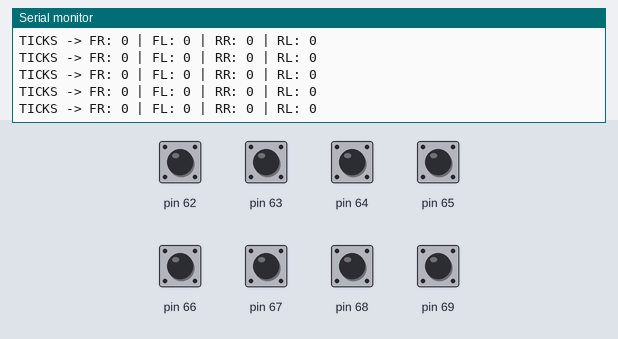
Recording of a sketch running on a simulated Arduino Mega 2560, built with avr-gcc and run on an emulated ATmega2560. On the bench: the last lines printed to the serial monitor. Inputs (shaded band) come from the test bench; at power-on: pin 62–69 HIGH.

Above: at 1.2 s.
1.3 s: pin 62 pulled LOW for 0.15 s
At 1.48 s:
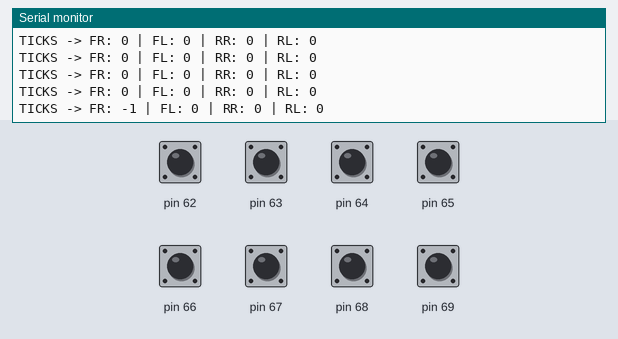
2.9 s: pin 63 pulled LOW for 0.15 s
At 3.13 s:
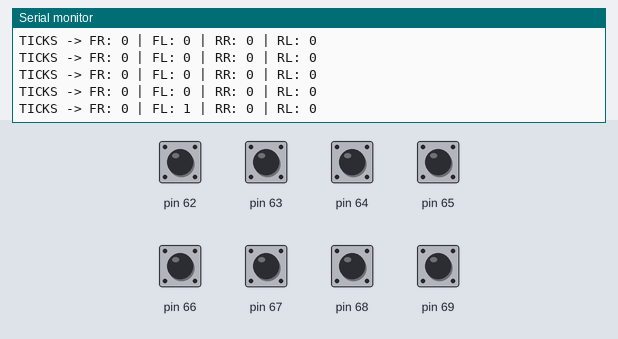
4.5 s: pin 64 pulled LOW for 0.15 s
At 4.63 s:
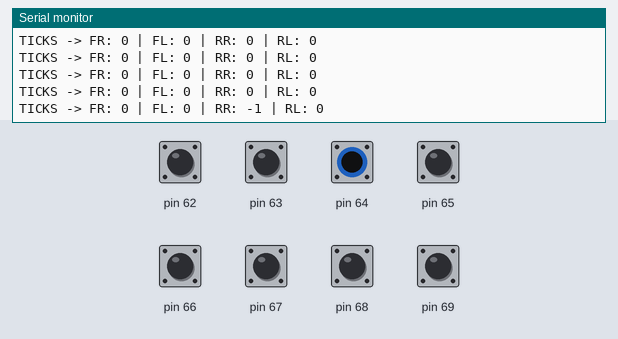
6.1 s: pin 65 pulled LOW for 0.15 s
At 6.28 s:
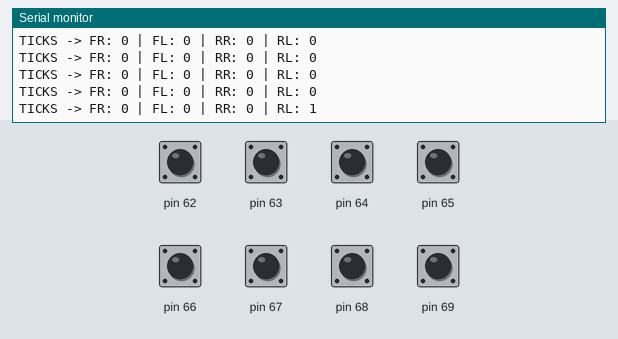
7.7 s: pin 66 pulled LOW for 0.15 s
At 7.93 s:
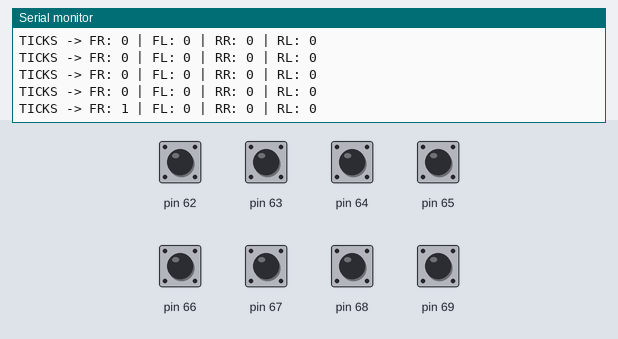
9.3 s: pin 67 pulled LOW for 0.15 s
At 9.43 s:
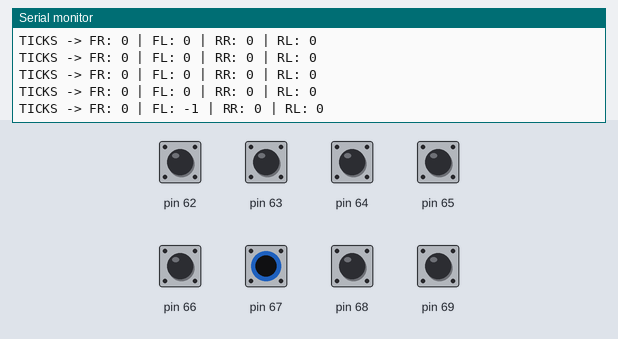
Timing chart, 0 to 11.9 s (numbered marks = the images above; inputs shaded):
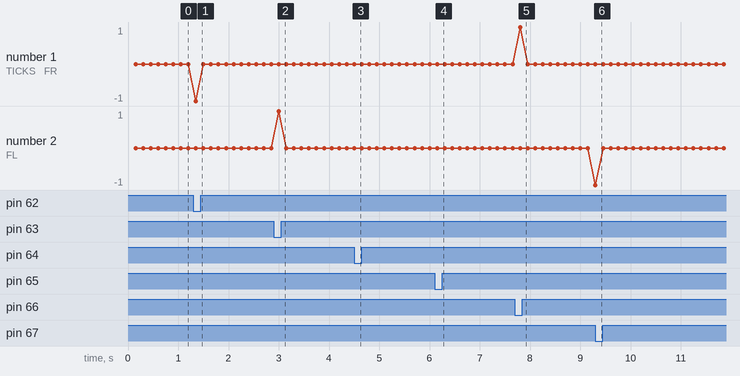

The sketch:

tests.ino
```cpp
#include <Arduino.h>

// Tabla de transición en cuadratura 4x: [estado_anterior << 2 | estado_actual]
const int8_t QEM[16] = {
   0, -1,  1,  0,
   1,  0,  0, -1,
  -1,  0,  0,  1,
   0,  1, -1,  0
};

// Polaridad de cada encoder: {FR, FL, RR, RL}
const int8_t ENC_INV[4] = {-1, 1, -1, 1};

volatile long ticks[4] = {0, 0, 0, 0}; // 0:FR, 1:FL, 2:RR, 3:RL
volatile uint8_t prev_ab[4] = {0, 0, 0, 0};

ISR(PCINT2_vect) {
  uint8_t pink = PINK; // Lectura directa de A8..A15 (Puerto K)
  for (uint8_t i = 0; i < 4; i++) {
    uint8_t a = (pink >> i) & 0x01;       // Canal A: A8(PK0)..A11(PK3)
    uint8_t b = (pink >> (i + 4)) & 0x01; // Canal B: A12(PK4)..A15(PK7)
    uint8_t curr_ab = (a << 1) | b;
    int8_t delta = QEM[(prev_ab[i] << 2) | curr_ab];
    ticks[i] += delta * ENC_INV[i];
    prev_ab[i] = curr_ab;
  }
}

void setup() {
  Serial.begin(115200);

  // Configurar A8..A15 como entradas con pull-up interno activo
  DDRK = 0x00;
  PORTK = 0xFF;

  // Inicializar estado previo real antes de activar interrupciones
  uint8_t pink = PINK;
  for (uint8_t i = 0; i < 4; i++) {
    uint8_t a = (pink >> i) & 0x01;
    uint8_t b = (pink >> (i + 4)) & 0x01;
    prev_ab[i] = (a << 1) | b;
  }

  // Habilitar interrupciones por cambio de pin en Puerto K (PCINT16..23)
  PCICR |= (1 << PCIE2);
  PCMSK2 = 0xFF;
}

void loop() {
  static uint32_t last_ms = 0;

  // Actualizar el Monitor Serie cada 150 ms
  if (millis() - last_ms >= 150) {
    last_ms = millis();

    long c[4]; // Arreglo local para guardar los ticks

    // Deshabilitar interrupciones brevemente para copiar los contadores de forma segura
    noInterrupts();
    for (uint8_t i = 0; i < 4; i++) {
      c[i] = ticks[i];
    }
    interrupts();

    // Imprimir exclusivamente los ticks por rueda
    Serial.print("TICKS -> FR: ");
    Serial.print(c[0]);
    Serial.print(" | FL: ");
    Serial.print(c[1]);
    Serial.print(" | RR: ");
    Serial.print(c[2]);
    Serial.print(" | RL: ");
    Serial.println(c[3]);
  }
}
```

Measured:
- after the input at 1.3 s, the serial monitor: prints a new line after 0.05 s (image 1)
- after the input at 2.9 s, the serial monitor: prints a new line after 0.10 s (image 2)
- after the input at 4.5 s, the serial monitor: prints a new line at once (image 3)
- after the input at 6.1 s, the serial monitor: prints a new line after 0.05 s (image 4)
- after the input at 7.7 s, the serial monitor: prints a new line after 0.10 s (image 5)
- after the input at 9.3 s, the serial monitor: prints a new line at once (image 6)
